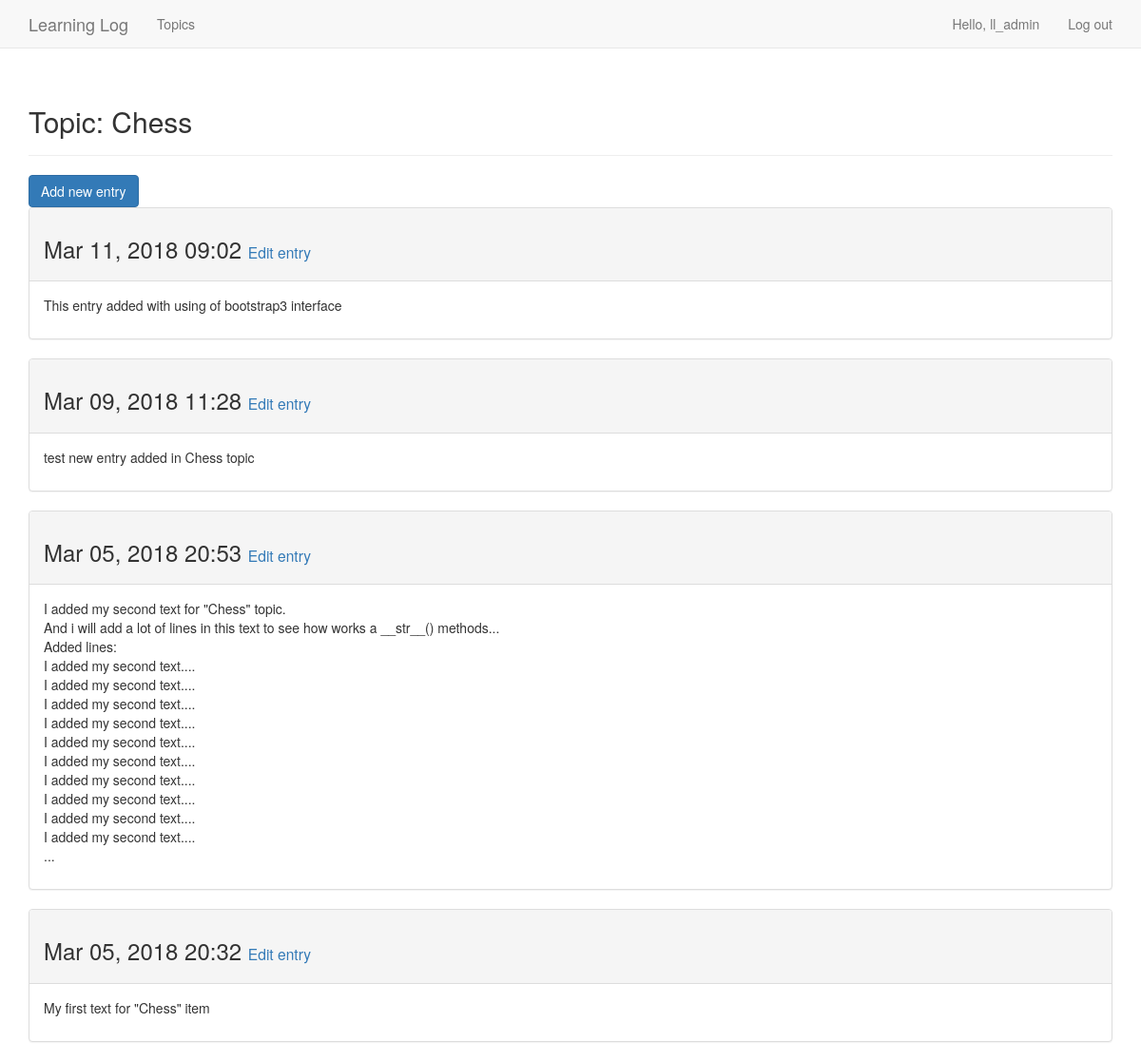
The page /topics/3/ (signed in) on the database its author committed.
### learning_logs/models.py (models this page shows, shortened)
class Topic(models.Model):
    text = models.CharField(max_length=200)
    date_added = models.DateTimeField(auto_now_add=True)
    owner = models.ForeignKey(User, on_delete=models.CASCADE)
    def __str__(self):
        return self.text

class Entry(models.Model):
    topic = models.ForeignKey(Topic, on_delete=models.CASCADE)
    text = models.TextField()
    date_added = models.DateTimeField(auto_now_add=True)
    class Meta:
        verbose_name_plural = "entries"

### learning_logs/views.py (the view)
# urls.py: url(r'^topics/(?P<topic_id>\d+)/$', views.topic, name='topic'),                 # Requested topic
@login_required
def topic(request, topic_id):
    topic = get_object_or_404(Topic, id=topic_id)
    entries = topic.entry_set.order_by("-date_added")
    context = {'topic': topic, 'entries': entries}
    return render(request, "learning_logs/topic.html", context)

### learning_logs/templates/learning_logs/topic.html
{% extends "learning_logs/base.html" %}
{% load bootstrap3 %}
{% block header %}
    <h2>Topic: {{ topic }}</h2>
{% endblock header %}
{% block content %}
    {% if request.user == topic.owner %}
        <form action="{% url 'learning_logs:new_entry' topic.id %}">
            {% buttons %}
                <button name="submit" class="btn btn-primary">Add new entry</button>
            {% endbuttons %}
        </form>
    {% endif %}
    {% for entry in entries %}
        <div class="panel panel-default">
            <div class="panel-heading">
                <h3>
                    {{ entry.date_added|date:'M d, Y H:i' }}
                    {% if request.user == topic.owner %}
                        <small>
                            <a href="{% url 'learning_logs:edit_entry' entry.id %}">Edit entry</a>
                        </small>
                    {% endif %}
                </h3>
            </div>
            <div class="panel-body">
                {{ entry.text|linebreaks }}
            </div>
        </div>
    {% empty %}
        <h4>There are no entries for this topic yet.</h4>
    {% endfor %}
{% endblock content %}

### learning_logs/templates/learning_logs/base.html (shortened to what this page needs)
{% load bootstrap3 %}
<!DOCTYPE html>
<html lang="eng">
    <head>
        {% bootstrap_css %}
    </head>
    <body>
        <nav class="navbar navbar-default navbar-static-top">
            <div class="container">
                <div class="navbar-header">
                    <a class="navbar-brand" href="{% url 'learning_logs:index' %}">
                        Learning Log
                    </a>
                </div>
                <div id="navbar" class="navbar-collapse collapse">
                    <ul class="nav navbar-nav">
                        <li><a href="{% url 'learning_logs:topics' %}">Topics</a> </li>
                    </ul>
                    <ul class="nav navbar-nav navbar-right">
                        {% if user.is_authenticated %}
                            <li><a>Hello, {{ user.username }}</a></li>
                            <li><a href="{% url 'users:logout' %}">Log out</a></li>
                        {% else %}
                            <li><a href="{% url 'users:register' %}">Register</a></li>
                            <li><a href="{% url 'users:login' %}">Log in</a></li>
                        {% endif %}
                    </ul>
                </div>
            </div>
        </nav>
        <div class="container">
            <div class="page-header">
                {% block header %}{% endblock header%}
            </div>
            <div>
                {% block content %}{% endblock content %}
            </div>
        </div>
    </body>
</html>

### rows shown on the page
Topic: text "Chess"
Entry: date_added "Mar 11, 2018 09:02", text "This entry added with using of bootstrap3 interface"
Entry: date_added "Mar 09, 2018 11:28", text "test new entry added in Chess topic"
Entry: date_added "Mar 05, 2018 20:53", text "I added my second text for \"Chess\" topic. And i will add a lot of lines in this text to see how works a __str__() methods... Added lines: I added my second text.... I added my second text.... I added my second text.... I added my second text.... I added my second text.... I added my second text.... I added my second text.... I added my second text.... I added my second text.... I added my second text.... ..."
Entry: date_added "Mar 05, 2018 20:32", text "My first text for \"Chess\" item"

### other values the page prints
{{ user.username }} "ll_admin"
